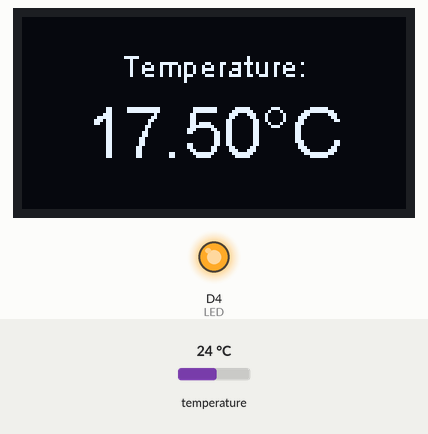
A sketch run on a simulated ESP8266 (NodeMCU). On the bench: 128×64 one-colour display, output pins drawn as LEDs (lit = HIGH). Inputs (shaded band) come from the test bench; at power-on: temperature 24 °C. WiFi joins after 1.5 s; servers stay silent unless stated; random numbers use the default seed unless the sketch sets one; no MQTT or app messages arrive unless stated; what the sketch prints to the serial monitor is not drawn.

Above: at 2.7 s.
Timing chart, 0 to 4.2 s (numbered marks = the images above):
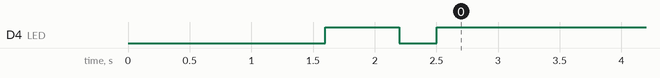

The sketch:

esp8266-mcp9808-oled-wifimanager-mqtt.ino
```cpp
#include <ESP8266WiFi.h> // To connect to WiFi
#include <Wire.h>  // Only needed for Arduino 1.6.5 and earlier
#include "SSD1306Wire.h" // legacy include: `#include "SSD1306.h"`
#include "Adafruit_MCP9808.h" // MCP9808 temperature sensor
#include <PubSubClient.h>
#include <WiFiManager.h>
#include <Ticker.h>
Ticker ticker;

// Initialize the OLED display using Wire library
SSD1306Wire  display(0x3c, D2, D1);  //D2=SDK  D1=SCK  As per labeling on NodeMCU

#ifndef LED_BUILTIN
#define LED_BUILTIN 13 // ESP32 DOES NOT DEFINE LED_BUILTIN
#endif

// For LED ticker
int LED = LED_BUILTIN;

// Initialise the MCP9808 sensor
Adafruit_MCP9808 tempsensor = Adafruit_MCP9808();

void tick()
{
  //toggle state
  digitalWrite(LED, !digitalRead(LED));     // set pin to the opposite state
}

//gets called when WiFiManager enters configuration mode
void configModeCallback (WiFiManager *myWiFiManager) {
  Serial.println("Entered config mode");
  Serial.println(WiFi.softAPIP());
  Serial.println(myWiFiManager->getConfigPortalSSID());
  ticker.attach(0.2, tick);
}

// Static IP address
IPAddress ip(192, 168, 1, 42); // Uses commas, not points!
IPAddress gateway(192, 168, 1, 254);
IPAddress subnet(255, 255, 255, 0);
IPAddress primary_dns(192, 168, 1, 254);

// MQTT credentials
const char* mqtt_server = "192.168.1.24"; // Okay to use points now...
const char* channel = "sensors";
const char* level = "downstairs";
const char* room = "living-room";
WiFiClient espClient;
PubSubClient client(espClient);

void setup() {
  WiFi.mode(WIFI_STA);
  delay(1000);
  Serial.begin(115200);
  pinMode(LED, OUTPUT); // Set LED pin as output
  ticker.attach(0.6, tick);
  //WiFiManager
  WiFiManager wm;
  // Set static IP address
  wm.setSTAStaticIPConfig(IPAddress(ip), IPAddress(gateway), IPAddress(subnet), IPAddress(primary_dns));
  //set callback that gets called when connecting to previous WiFi fails, and enters Access Point mode
  wm.setAPCallback(configModeCallback);
  if (!wm.autoConnect()) {
    Serial.println("Failed to connect and hit timeout");
    ESP.restart();
    delay(1000);
  }
  Serial.println("");
  Serial.print("WiFi connected with IP ");
  Serial.println(WiFi.localIP());
  ticker.detach();
  digitalWrite(LED, HIGH);  //LOW = LED on, HIGH = LED off
  client.setServer(mqtt_server, 1883);
  Serial.println("Connected to MQTT server: " + String(mqtt_server));
  Serial.println("");
  Serial.println("Initializing OLED display...");
  display.init();
  display.flipScreenVertically();
  Serial.println("Initialising MCP9808 sensor...");
  /* Initialise the sensor */
  if (!tempsensor.begin(0x18)) {
    Serial.println("Couldn't find the MCP9808 sensor! Check the connections and that the I2C address is correct.");
    while (1);
  }
  Serial.println("Found MCP9808 sensor!");
  tempsensor.setResolution(3); // sets the resolution of the reading:
  // Mode Resolution SampleTime
  //  0    0.5°C       30 ms
  //  1    0.25°C      65 ms
  //  2    0.125°C     130 ms
  //  3    0.0625°C    250 ms
}

void reconnect() {
  while (!client.connected()) {
    Serial.print("Attempting MQTT connection...");
    // Create a random client ID
    String clientId = "ESP8266Client-";
    clientId += String(random(0xffff), HEX);
    if (client.connect(clientId.c_str())) {
      Serial.println("connected");
    } else {
      Serial.print("failed, rc=");
      Serial.print(client.state());
      Serial.println(" try again in 5 seconds");
      delay(5000);
    }
  }
}

void loop() {
  if (!client.connected()) {
    reconnect();
  }
  display.clear();
  display.setTextAlignment(TEXT_ALIGN_CENTER);
  //float c = tempsensor.readTempC(); // Use if sensor is not in a case
  float c = tempsensor.readTempC() - 6.5; // Calibrated value for sensor if housed in a case
  Serial.print("Temp: ");
  Serial.print(c, 4); Serial.print("°C\t.");
  display.setFont(ArialMT_Plain_10);
  display.drawString(64, 10, "Temperature:");
  display.setFont(ArialMT_Plain_24);
  display.drawString(64, 25, String(c, 2) + "°C");
  display.display();
  Serial.println("");
  String v1 = ("temperature,room=" + String(room) + ",floor=" + String(level) + " value=" + String(c));
  client.publish(channel, v1.c_str(), true);
  Serial.println("Data sent to MQTT server!");
  delay(60000);
}
```
